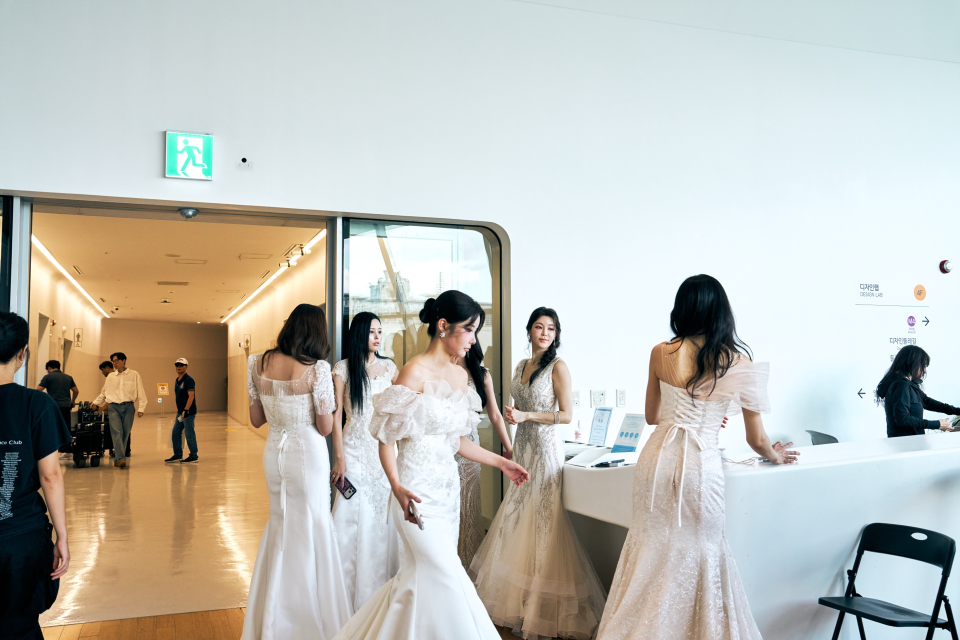
#> input picture portraiture/moment25.jpg, 1920 x 1280 px (shown at 1/2 size); its folder holds 4 pictures in this run
$ python standardize-sizes.py
#> lines starting #> are read from the running program, lines starting #| are printed output that depends on the picture
#!/usr/bin/env python3
"""
새로 추가된 사진을 기존 사진과 같은 크기로 자동 조정
"""

from PIL import Image
from pathlib import Path
import os

BASE = Path('/Users/ommyunghun/Documents/GitHub/girokgwan')

# 각 폴더별 표준 크기 (가로 x 세로)
FOLDER_SIZES = {
    'portraiture': (800, 1200),
    'Product': (800, 1200),
    'Food': (1200, 800),
    'Moment': (1200, 800),  # Moment는 가장 많은 비율 기준
    'Personal Works': (800, 1200)
}

def get_existing_files(folder_path):
    """해당 폴더의 jpg 파일 목록 반환"""
    return set(f.name for f in folder_path.glob('*.jpg') if f.is_file())

def resize_to_standard(image_path, target_width, target_height):
    """이미지를 표준 크기로 리사이즈"""
    try:
        img = Image.open(image_path)

        # 원본 크기
        orig_w, orig_h = img.size

        # 비율을 유지하면서 리사이즈
        img.thumbnail((target_width, target_height), Image.Resampling.LANCZOS)

        # 배경 생성 (검은색)
        background = Image.new('RGB', (target_width, target_height), (255, 255, 255))

        # 중앙 정렬로 붙이기
        offset = (
            (target_width - img.width) // 2,
            (target_height - img.height) // 2
        )
        background.paste(img, offset)

        # 저장
        background.save(image_path, 'JPEG', quality=75, optimize=True)

        return True, f"{orig_w}x{orig_h} → {target_width}x{target_height}"
    except Exception as e:
        return False, str(e)

def process_folder(folder_name):
    """폴더의 새로운 파일 처리"""
    folder_path = BASE / folder_name
    if not folder_path.exists():
        return []

    target_w, target_h = FOLDER_SIZES.get(folder_name, (800, 1200))

    files = sorted([f for f in folder_path.glob('*.jpg') if f.is_file()])
    results = []

    for filepath in files:
        img = Image.open(filepath)
        current_w, current_h = img.size

        # 크기가 다르면 조정
        if abs(current_w - target_w) > 10 or abs(current_h - target_h) > 10:
            success, msg = resize_to_standard(filepath, target_w, target_h)
            if success:
                results.append((filepath.name, msg, True))
            else:
                results.append((filepath.name, msg, False))
        else:
            results.append((filepath.name, f"이미 표준 크기 ({current_w}x{current_h})", None))

    return results

def main():
    print("📐 사진 크기 자동 조정\n")

    any_changed = False

    for folder_name in FOLDER_SIZES.keys():
        folder_path = BASE / folder_name
        if not folder_path.exists():
            continue

        results = process_folder(folder_name)
#> in process_folder, img is the input picture: PIL image 1920x1280 RGB; mean R, G, B 191.2, 190.6, 183.3
#> in resize_to_standard, `img.thumbnail((target_width, target_height), Image.Resampling.LANCZOS)`:
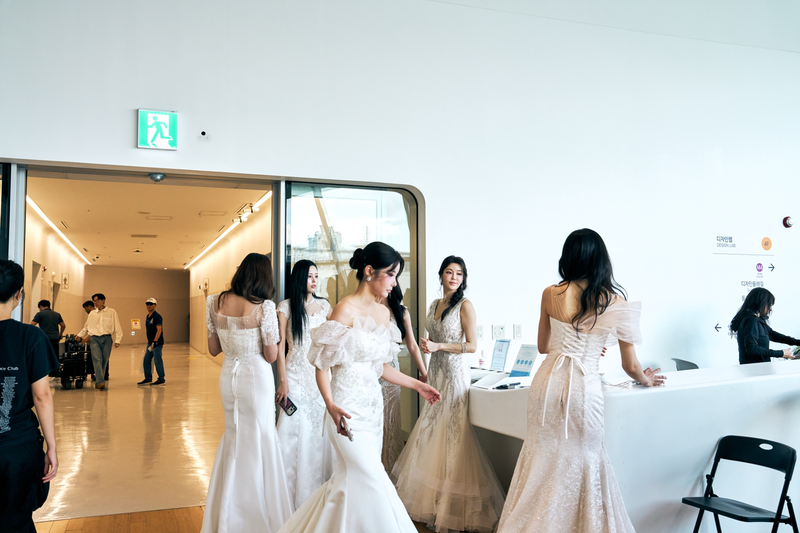
#> img: PIL image 800x533 RGB; mean R, G, B 191.2, 190.6, 183.3
#> in resize_to_standard, `background = Image.new('RGB', (target_width, target_height), (255, 255..`: background: PIL image 800x1200 RGB; every value is 255
#> in resize_to_standard, `background.paste(img, offset)`:
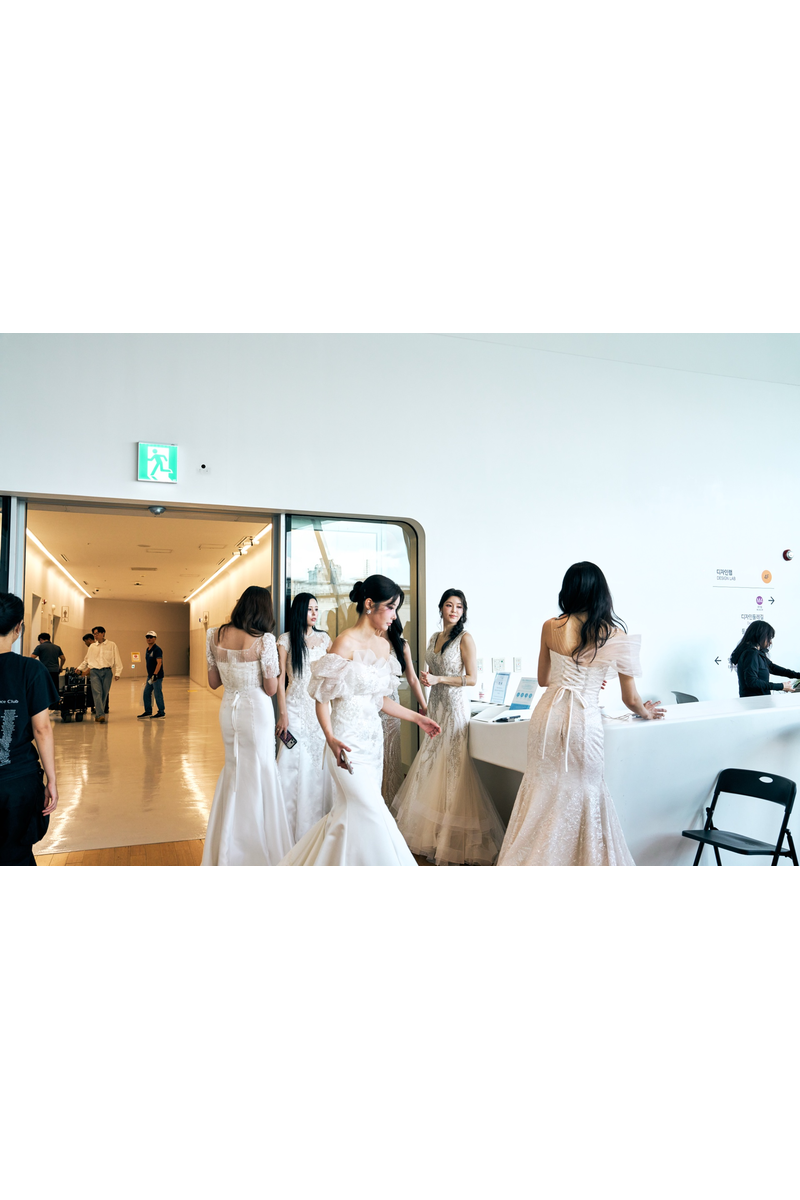
#> background: PIL image 800x1200 RGB; mean R, G, B 226.7, 226.4, 223.1

        if not results:
            continue

        print(f"📁 {folder_name}")
        for filename, msg, status in results:
            if status is True:
                print(f"  ✅ {filename}: {msg}")
                any_changed = True
            elif status is False:
                print(f"  ❌ {filename}: {msg}")
            else:
                print(f"  ℹ️  {filename}: {msg}")
        print()

    if any_changed:
        print("✨ 크기 조정 완료!")
    else:
        print("ℹ️  모든 사진이 표준 크기입니다.")

if __name__ == '__main__':
    main()
